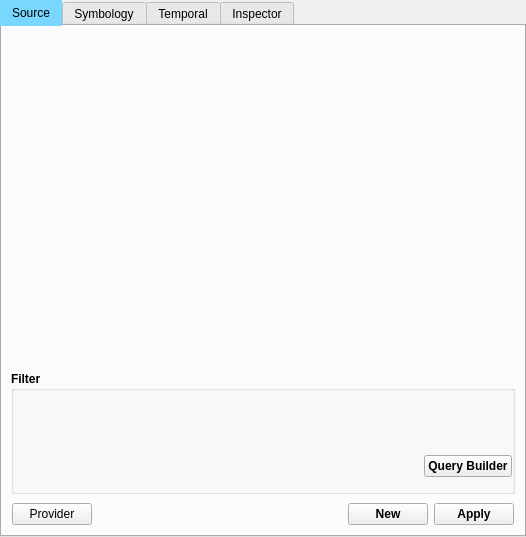
<?xml version="1.0" encoding="UTF-8"?>
<ui version="4.0">
 <class>SensorThingsInspectorMainPanel</class>
 <widget class="QDockWidget" name="SensorThingsInspectorMainPanel">
  <property name="geometry">
   <rect>
    <x>0</x>
    <y>0</y>
    <width>526</width>
    <height>537</height>
   </rect>
  </property>
  <property name="windowTitle">
   <string>SensorThings Inspector</string>
  </property>
  <widget class="QWidget" name="dockWidgetContents">
   <property name="sizePolicy">
    <sizepolicy hsizetype="Preferred" vsizetype="Ignored">
     <horstretch>0</horstretch>
     <verstretch>0</verstretch>
    </sizepolicy>
   </property>
   <layout class="QVBoxLayout" name="verticalLayout">
    <property name="leftMargin">
     <number>0</number>
    </property>
    <property name="topMargin">
     <number>0</number>
    </property>
    <property name="rightMargin">
     <number>0</number>
    </property>
    <property name="bottomMargin">
     <number>0</number>
    </property>
    <item>
     <widget class="QTabWidget" name="tabControl">
      <property name="enabled">
       <bool>true</bool>
      </property>
      <property name="font">
       <font>
        <weight>50</weight>
        <bold>false</bold>
       </font>
      </property>
      <property name="styleSheet">
       <string notr="true">QTabBar::tab:selected 
{ background-color: rgb(121, 215, 255); }</string>
      </property>
      <property name="currentIndex">
       <number>0</number>
      </property>
      <widget class="QWidget" name="tabSource">
       <property name="sizePolicy">
        <sizepolicy hsizetype="Preferred" vsizetype="Preferred">
         <horstretch>0</horstretch>
         <verstretch>0</verstretch>
        </sizepolicy>
       </property>
       <attribute name="title">
        <string>Source</string>
       </attribute>
       <layout class="QVBoxLayout" name="verticalLayout_3">
        <property name="leftMargin">
         <number>0</number>
        </property>
        <property name="topMargin">
         <number>0</number>
        </property>
        <property name="rightMargin">
         <number>0</number>
        </property>
        <property name="bottomMargin">
         <number>0</number>
        </property>
        <item>
         <widget class="QStackedWidget" name="stackedWdSource">
          <property name="currentIndex">
           <number>1</number>
          </property>
          <widget class="QWidget" name="pageSourceSelection">
           <property name="sizePolicy">
            <sizepolicy hsizetype="Preferred" vsizetype="Expanding">
             <horstretch>0</horstretch>
             <verstretch>0</verstretch>
            </sizepolicy>
           </property>
           <layout class="QVBoxLayout" name="verticalLayout_14"/>
          </widget>
          <widget class="QWidget" name="pageSourceWidget">
           <property name="sizePolicy">
            <sizepolicy hsizetype="Preferred" vsizetype="Expanding">
             <horstretch>0</horstretch>
             <verstretch>0</verstretch>
            </sizepolicy>
           </property>
           <layout class="QVBoxLayout" name="verticalLayout_9">
            <property name="spacing">
             <number>0</number>
            </property>
            <property name="leftMargin">
             <number>0</number>
            </property>
            <property name="topMargin">
             <number>0</number>
            </property>
            <property name="rightMargin">
             <number>0</number>
            </property>
            <property name="bottomMargin">
             <number>0</number>
            </property>
            <item>
             <widget class="QWidget" name="widget" native="true">
              <property name="sizePolicy">
               <sizepolicy hsizetype="Preferred" vsizetype="Expanding">
                <horstretch>0</horstretch>
                <verstretch>0</verstretch>
               </sizepolicy>
              </property>
              <layout class="QVBoxLayout" name="verticalLayout_2">
               <item>
                <widget class="QWidget" name="pnlSourceWidget" native="true">
                 <property name="sizePolicy">
                  <sizepolicy hsizetype="Preferred" vsizetype="Expanding">
                   <horstretch>0</horstretch>
                   <verstretch>0</verstretch>
                  </sizepolicy>
                 </property>
                 <layout class="QVBoxLayout" name="verticalLayout_7"/>
                </widget>
               </item>
               <item>
                <widget class="QgsCollapsibleGroupBox" name="gbxSourceFilter">
                 <property name="font">
                  <font>
                   <weight>75</weight>
                   <bold>true</bold>
                  </font>
                 </property>
                 <property name="title">
                  <string>Filter</string>
                 </property>
                 <property name="saveCollapsedState">
                  <bool>false</bool>
                 </property>
                 <layout class="QVBoxLayout" name="verticalLayout_15">
                  <property name="spacing">
                   <number>0</number>
                  </property>
                  <property name="leftMargin">
                   <number>0</number>
                  </property>
                  <property name="topMargin">
                   <number>0</number>
                  </property>
                  <property name="rightMargin">
                   <number>0</number>
                  </property>
                  <property name="bottomMargin">
                   <number>0</number>
                  </property>
                  <item>
                   <widget class="QWidget" name="pnlSourceFilter" native="true">
                    <property name="minimumSize">
                     <size>
                      <width>0</width>
                      <height>50</height>
                     </size>
                    </property>
                    <layout class="QVBoxLayout" name="verticalLayout_8">
                     <property name="spacing">
                      <number>0</number>
                     </property>
                     <property name="leftMargin">
                      <number>0</number>
                     </property>
                     <property name="topMargin">
                      <number>0</number>
                     </property>
                     <property name="rightMargin">
                      <number>0</number>
                     </property>
                     <property name="bottomMargin">
                      <number>0</number>
                     </property>
                    </layout>
                   </widget>
                  </item>
                  <item alignment="Qt::AlignRight">
                   <widget class="QWidget" name="horizontalWidget" native="true">
                    <property name="minimumSize">
                     <size>
                      <width>0</width>
                      <height>50</height>
                     </size>
                    </property>
                    <layout class="QHBoxLayout" name="horizontalLayout_4">
                     <property name="spacing">
                      <number>0</number>
                     </property>
                     <property name="leftMargin">
                      <number>0</number>
                     </property>
                     <property name="topMargin">
                      <number>0</number>
                     </property>
                     <property name="rightMargin">
                      <number>0</number>
                     </property>
                     <property name="bottomMargin">
                      <number>0</number>
                     </property>
                     <item>
                      <widget class="QPushButton" name="btnQueryBuilder">
                       <property name="text">
                        <string>Query Builder</string>
                       </property>
                      </widget>
                     </item>
                    </layout>
                   </widget>
                  </item>
                 </layout>
                </widget>
               </item>
              </layout>
             </widget>
            </item>
            <item>
             <widget class="QFrame" name="horizontalFrame">
              <layout class="QHBoxLayout" name="horizontalLayout">
               <property name="leftMargin">
                <number>10</number>
               </property>
               <property name="topMargin">
                <number>0</number>
               </property>
               <property name="rightMargin">
                <number>10</number>
               </property>
               <property name="bottomMargin">
                <number>10</number>
               </property>
               <item>
                <widget class="QPushButton" name="btnProvider">
                 <property name="text">
                  <string>Provider</string>
                 </property>
                </widget>
               </item>
               <item>
                <spacer name="horizontalSpacer">
                 <property name="orientation">
                  <enum>Qt::Horizontal</enum>
                 </property>
                 <property name="sizeHint" stdset="0">
                  <size>
                   <width>40</width>
                   <height>20</height>
                  </size>
                 </property>
                </spacer>
               </item>
               <item>
                <widget class="QPushButton" name="btnSourceNew">
                 <property name="font">
                  <font>
                   <weight>75</weight>
                   <bold>true</bold>
                  </font>
                 </property>
                 <property name="text">
                  <string>New</string>
                 </property>
                </widget>
               </item>
               <item>
                <widget class="QPushButton" name="btnSourceApply">
                 <property name="font">
                  <font>
                   <weight>75</weight>
                   <bold>true</bold>
                  </font>
                 </property>
                 <property name="text">
                  <string>Apply</string>
                 </property>
                </widget>
               </item>
              </layout>
             </widget>
            </item>
           </layout>
          </widget>
         </widget>
        </item>
       </layout>
      </widget>
      <widget class="QWidget" name="tabStyle">
       <attribute name="title">
        <string>Symbology</string>
       </attribute>
       <layout class="QVBoxLayout" name="verticalLayout_4">
        <property name="spacing">
         <number>0</number>
        </property>
        <property name="leftMargin">
         <number>0</number>
        </property>
        <property name="topMargin">
         <number>0</number>
        </property>
        <property name="rightMargin">
         <number>0</number>
        </property>
        <property name="bottomMargin">
         <number>0</number>
        </property>
        <item>
         <widget class="QFrame" name="pnlStyle">
          <layout class="QVBoxLayout" name="verticalLayout_11">
           <property name="spacing">
            <number>0</number>
           </property>
           <property name="leftMargin">
            <number>0</number>
           </property>
           <property name="topMargin">
            <number>0</number>
           </property>
           <property name="rightMargin">
            <number>0</number>
           </property>
           <property name="bottomMargin">
            <number>0</number>
           </property>
           <item>
            <widget class="QWidget" name="pnlStyleWidget" native="true">
             <property name="sizePolicy">
              <sizepolicy hsizetype="Preferred" vsizetype="Expanding">
               <horstretch>0</horstretch>
               <verstretch>0</verstretch>
              </sizepolicy>
             </property>
             <layout class="QVBoxLayout" name="verticalLayout_10">
              <item>
               <widget class="QLabel" name="lblNoStyle">
                <property name="font">
                 <font>
                  <weight>75</weight>
                  <bold>true</bold>
                 </font>
                </property>
                <property name="layoutDirection">
                 <enum>Qt::LeftToRight</enum>
                </property>
                <property name="text">
                 <string>No style</string>
                </property>
                <property name="alignment">
                 <set>Qt::AlignCenter</set>
                </property>
                <property name="margin">
                 <number>6</number>
                </property>
               </widget>
              </item>
             </layout>
            </widget>
           </item>
           <item alignment="Qt::AlignRight">
            <widget class="QFrame" name="horizontalFrame">
             <property name="sizePolicy">
              <sizepolicy hsizetype="Preferred" vsizetype="Preferred">
               <horstretch>0</horstretch>
               <verstretch>0</verstretch>
              </sizepolicy>
             </property>
             <layout class="QHBoxLayout" name="horizontalLayout_2">
              <property name="spacing">
               <number>7</number>
              </property>
              <property name="leftMargin">
               <number>0</number>
              </property>
              <property name="topMargin">
               <number>0</number>
              </property>
              <property name="rightMargin">
               <number>10</number>
              </property>
              <property name="bottomMargin">
               <number>10</number>
              </property>
              <item>
               <widget class="QPushButton" name="btnStyleReload">
                <property name="font">
                 <font>
                  <weight>75</weight>
                  <bold>true</bold>
                 </font>
                </property>
                <property name="text">
                 <string>Reload</string>
                </property>
               </widget>
              </item>
              <item alignment="Qt::AlignLeft">
               <widget class="QPushButton" name="btnStyleApply">
                <property name="font">
                 <font>
                  <weight>75</weight>
                  <bold>true</bold>
                 </font>
                </property>
                <property name="text">
                 <string>Apply</string>
                </property>
               </widget>
              </item>
             </layout>
            </widget>
           </item>
          </layout>
         </widget>
        </item>
       </layout>
      </widget>
      <widget class="QWidget" name="tabAnalysis">
       <attribute name="title">
        <string>Temporal</string>
       </attribute>
       <layout class="QVBoxLayout" name="verticalLayout_5">
        <property name="spacing">
         <number>0</number>
        </property>
        <property name="leftMargin">
         <number>0</number>
        </property>
        <property name="topMargin">
         <number>0</number>
        </property>
        <property name="rightMargin">
         <number>0</number>
        </property>
        <property name="bottomMargin">
         <number>0</number>
        </property>
        <item>
         <widget class="QFrame" name="pnlAnalysis">
          <layout class="QVBoxLayout" name="verticalLayout_18">
           <property name="spacing">
            <number>0</number>
           </property>
           <property name="leftMargin">
            <number>0</number>
           </property>
           <property name="topMargin">
            <number>0</number>
           </property>
           <property name="rightMargin">
            <number>0</number>
           </property>
           <property name="bottomMargin">
            <number>0</number>
           </property>
           <item>
            <widget class="QWidget" name="pnlAnSpatialWidget" native="true">
             <property name="sizePolicy">
              <sizepolicy hsizetype="Preferred" vsizetype="Expanding">
               <horstretch>0</horstretch>
               <verstretch>0</verstretch>
              </sizepolicy>
             </property>
             <layout class="QVBoxLayout" name="verticalLayout_13">
              <item>
               <widget class="QLabel" name="lblNoTemporal">
                <property name="font">
                 <font>
                  <weight>75</weight>
                  <bold>true</bold>
                 </font>
                </property>
                <property name="text">
                 <string>No Temporal data</string>
                </property>
                <property name="alignment">
                 <set>Qt::AlignCenter</set>
                </property>
                <property name="margin">
                 <number>6</number>
                </property>
               </widget>
              </item>
             </layout>
            </widget>
           </item>
           <item alignment="Qt::AlignRight">
            <widget class="QFrame" name="horizontalFrame">
             <layout class="QHBoxLayout" name="horizontalLayout_3">
              <property name="spacing">
               <number>7</number>
              </property>
              <property name="leftMargin">
               <number>0</number>
              </property>
              <property name="topMargin">
               <number>0</number>
              </property>
              <property name="rightMargin">
               <number>10</number>
              </property>
              <property name="bottomMargin">
               <number>10</number>
              </property>
              <item alignment="Qt::AlignLeft">
               <widget class="QPushButton" name="btnAnalysisApply">
                <property name="font">
                 <font>
                  <weight>75</weight>
                  <bold>true</bold>
                 </font>
                </property>
                <property name="text">
                 <string>Apply</string>
                </property>
               </widget>
              </item>
             </layout>
            </widget>
           </item>
          </layout>
         </widget>
        </item>
       </layout>
      </widget>
      <widget class="QWidget" name="tabInspector">
       <attribute name="title">
        <string>Inspector</string>
       </attribute>
       <layout class="QVBoxLayout" name="verticalLayout_6">
        <item>
         <widget class="QLabel" name="lblFirstLimitTable">
          <property name="text">
           <string>1st level inspector</string>
          </property>
         </widget>
        </item>
        <item>
         <widget class="QFrame" name="pnlExport">
          <property name="minimumSize">
           <size>
            <width>0</width>
            <height>100</height>
           </size>
          </property>
          <layout class="QVBoxLayout" name="verticalLayout_12">
           <property name="spacing">
            <number>7</number>
           </property>
           <property name="leftMargin">
            <number>0</number>
           </property>
           <property name="topMargin">
            <number>0</number>
           </property>
           <property name="rightMargin">
            <number>0</number>
           </property>
           <property name="bottomMargin">
            <number>0</number>
           </property>
           <item>
            <widget class="QTableView" name="tvwInspectorLimits"/>
           </item>
          </layout>
         </widget>
        </item>
        <item>
         <widget class="QLabel" name="lblSecondLimitTable">
          <property name="styleSheet">
           <string notr="true">margin-top: 10</string>
          </property>
          <property name="text">
           <string>2nd level inspector</string>
          </property>
         </widget>
        </item>
        <item>
         <widget class="QTableView" name="tvwObservationInspectorLimits"/>
        </item>
        <item>
         <spacer name="verticalSpacer">
          <property name="orientation">
           <enum>Qt::Vertical</enum>
          </property>
          <property name="sizeHint" stdset="0">
           <size>
            <width>20</width>
            <height>40</height>
           </size>
          </property>
         </spacer>
        </item>
       </layout>
      </widget>
     </widget>
    </item>
   </layout>
  </widget>
 </widget>
 <customwidgets>
  <customwidget>
   <class>QgsCollapsibleGroupBox</class>
   <extends>QGroupBox</extends>
   <header>qgscollapsiblegroupbox.h</header>
   <container>1</container>
  </customwidget>
 </customwidgets>
 <resources/>
 <connections/>
</ui>
